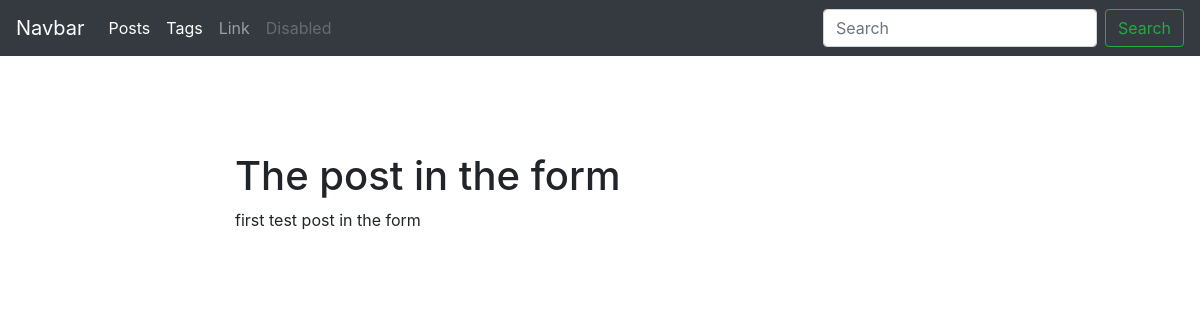
/blog/post/post-in-the-form/, run on an earlier commit of the app's database.
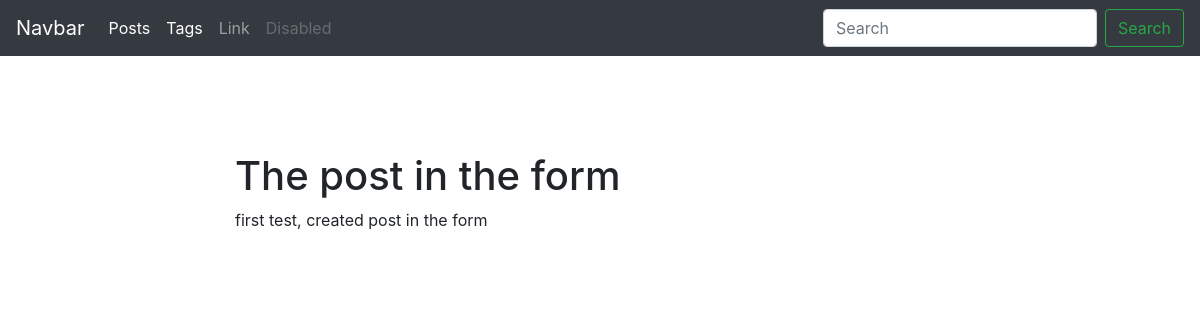
And on a later commit of the database.
### blog/models.py (models this page shows, shortened)
class Post(models.Model):
    title = models.CharField(max_length=150, db_index=True)
    slug = models.SlugField(max_length=150, blank=True, unique=True)
    body = models.TextField(blank=True, db_index=True)
    tags = models.ManyToManyField('Tag', blank=True, related_name='posts')
    date_pub = models.DateTimeField(auto_now_add = True)

### blog/views.py (the view)
# urls.py: path('post/<str:slug>/', PostDetail.as_view(), name='post_detail_url'),
class PostDetail(ObjectDetailMixin, View):
    model = Post
    template = 'blog/post_detail.html'

### blog/utils.py (called while the page is built)
    def get(self, request, slug):
        obj = get_object_or_404(self.model, slug__iexact=slug)
        return render(request, self.template, context={self.model.__name__.lower(): obj, 'admin_object': obj, 'detail': True})

### blog/templates/blog/post_detail.html (shortened to what this page needs)
{% extends 'blog/base_blog.html' %}
{% block content %}
    <h1 class="mt-5">
        {{ post.title }}
    </h1>
    <p>
        {{ post.body }}
    </p>
{% endblock %}

What changed in the data, as far as the page shows it:
changed Post "The post in the form": body "first test post in the form" → "first test, created post in the form"
